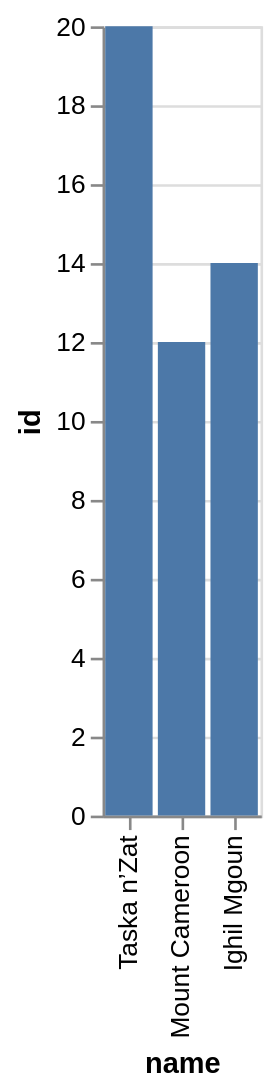

Specify this chart in Vega-Lite:
### Vega-Lite specification from a JSON file in a GitHub repository (floating-point values rounded to 4 significant figures)
{"data": {"values": [{"x_data": "Mount Cameroon", "y_data": 12}, {"x_data": "Ighil Mgoun", "y_data": 14}, {"x_data": "Taska n’Zat", "y_data": 20}]}, "mark": "bar", "encoding": {"x": {"field": "x_data", "type": "nominal", "title": "name", "sort": "descending"}, "y": {"field": "y_data", "type": "quantitative", "title": "id"}}}
